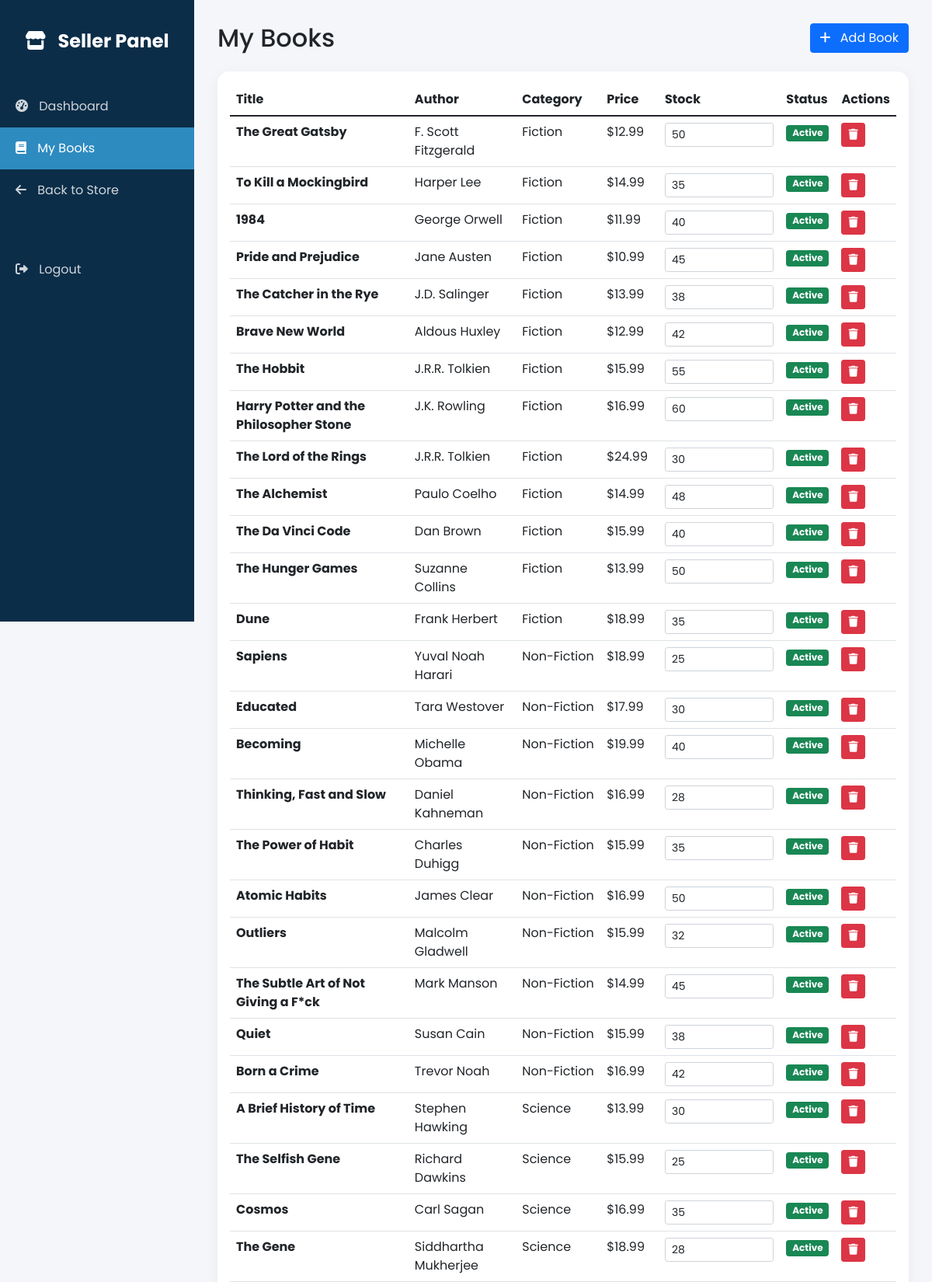
The page /seller/my-books.php (signed in, upper part) on the database its author committed.
### tables this page shows
CREATE TABLE IF NOT EXISTS books (
    id INT AUTO_INCREMENT PRIMARY KEY,
    title VARCHAR(255) NOT NULL,
    author VARCHAR(255) NOT NULL,
    description TEXT,
    price DECIMAL(10, 2) NOT NULL,
    category_id INT,
    seller_id INT,
    image VARCHAR(255) DEFAULT 'default-book.png',
    stock INT DEFAULT 1,
    isbn VARCHAR(20) DEFAULT NULL,
    published_year YEAR DEFAULT NULL,
    created_at TIMESTAMP DEFAULT CURRENT_TIMESTAMP,
    updated_at TIMESTAMP DEFAULT CURRENT_TIMESTAMP ON UPDATE CURRENT_TIMESTAMP,
    FOREIGN KEY (category_id) REFERENCES categories(id) ON DELETE SET NULL,
    FOREIGN KEY (seller_id) REFERENCES users(id) ON DELETE CASCADE
);

CREATE TABLE IF NOT EXISTS categories (
    id INT AUTO_INCREMENT PRIMARY KEY,
    name VARCHAR(255) NOT NULL,
    slug VARCHAR(255) NOT NULL UNIQUE,
    description TEXT DEFAULT NULL,
    created_at TIMESTAMP DEFAULT CURRENT_TIMESTAMP
);

### seller/my-books.php (the view, shortened to what this page needs)
<?php
require_once '../config/database.php';
$seller_id = $_SESSION['user_id'];
$stmt = $conn->prepare("SELECT b.*, c.name as category_name FROM books b LEFT JOIN categories c ON b.category_id = c.id WHERE b.seller_id = ? ORDER BY b.created_at DESC");
$stmt->bind_param("i", $seller_id);
$stmt->execute();
$my_books = $stmt->get_result();
?>
<!DOCTYPE html>
<html lang="en">
<head>
    <link href="https://cdn.jsdelivr.net/npm/bootstrap@5.1.3/dist/css/bootstrap.min.css" rel="stylesheet">
    <link rel="stylesheet" href="https://cdnjs.cloudflare.com/ajax/libs/font-awesome/6.0.0/css/all.min.css">
</head>
<body>
    <div class="sidebar">
        <div class="text-center mb-4">
            <a href="index.php" class="fs-4 fw-bold text-white text-decoration-none">
                <i class="fas fa-store"></i> Seller Panel
            </a>
        </div>
        <a href="index.php"><i class="fas fa-tachometer-alt"></i> Dashboard</a>
        <a href="my-books.php" class="active"><i class="fas fa-book"></i> My Books</a>
        <a href="../index.php"><i class="fas fa-arrow-left"></i> Back to Store</a>
        <a href="../auth/logout.php" class="mt-5"><i class="fas fa-sign-out-alt"></i> Logout</a>
    </div>
    <div class="main-content">
        <div class="d-flex justify-content-between align-items-center mb-4">
            <h2 class="mb-0">My Books</h2>
            <button class="btn btn-primary" data-bs-toggle="modal" data-bs-target="#addBookModal">
                <i class="fas fa-plus me-2"></i> Add Book
            </button>
        </div>
        <div class="card">
            <div class="card-body">
                <table class="table table-hover">
                    <thead>
                        <tr>
                            <th>Title</th>
                            <th>Author</th>
                            <th>Category</th>
                            <th>Price</th>
                            <th>Stock</th>
                            <th>Status</th>
                            <th>Actions</th>
                        </tr>
                    </thead>
                    <tbody>
                        <?php while ($book = $my_books->fetch_assoc()): ?>
                            <tr>
                                <td><strong><?php echo htmlspecialchars($book['title']); ?></strong></td>
                                <td><?php echo htmlspecialchars($book['author']); ?></td>
                                <td><?php echo htmlspecialchars($book['category_name'] ?? 'N/A'); ?></td>
                                <td>$<?php echo number_format($book['price'], 2); ?></td>
                                <td>
                                    <form method="POST" class="d-inline" style="width: 80px;">
                                        <input type="number" name="stock" value="<?php echo $book['stock']; ?>" min="0" class="form-control form-control-sm" onchange="this.form.submit()">
                                    </form>
                                </td>
                                <td>
                                    <?php if ($book['stock'] > 0): ?>
                                        <span class="badge bg-success">Active</span>
                                    <?php else: ?>
                                        <span class="badge bg-secondary">Out of Stock</span>
                                    <?php endif; ?>
                                </td>
                                <td>
                                    <form method="POST" style="display:inline;" onsubmit="return confirm('Delete this book?');">
                                        <button type="submit" class="btn btn-sm btn-danger"><i class="fas fa-trash"></i></button>
                                    </form>
                                </td>
                            </tr>
                        <?php endwhile; ?>
                    </tbody>
                </table>
            </div>
        </div>
    </div>
</body>
</html>

### seller/my-books.php (style rules this page uses)
:root { --primary: #2E8BC0; --dark: #0C2D48; }
body { font-family: 'Poppins', sans-serif; background: #f5f6fa; }
.sidebar { background: var(--dark); min-height: 100vh; position: fixed; width: 250px; padding-top: 20px; }
.sidebar a { color: rgba(255,255,255,0.8); text-decoration: none; padding: 15px 20px; display: block; transition: all 0.3s; }
.sidebar a:hover, .sidebar a.active { background: var(--primary); color: #fff; }
.sidebar a i { margin-right: 10px; }
.main-content { margin-left: 250px; padding: 30px; }
.card { border: none; border-radius: 15px; box-shadow: 0 5px 20px rgba(0,0,0,0.05); }

### rows shown on the page
books: title "The Great Gatsby", author "F. Scott Fitzgerald", category.name "Fiction", price "12.99", stock "50", shows "Active"
books: title "To Kill a Mockingbird", author "Harper Lee", category.name "Fiction", price "14.99", stock "35", shows "Active"
books: title "1984", author "George Orwell", category.name "Fiction", price "11.99", stock "40", shows "Active"
books: title "Pride and Prejudice", author "Jane Austen", category.name "Fiction", price "10.99", stock "45", shows "Active"
books: title "The Catcher in the Rye", author "J.D. Salinger", category.name "Fiction", price "13.99", stock "38", shows "Active"
books: title "Brave New World", author "Aldous Huxley", category.name "Fiction", price "12.99", stock "42", shows "Active"
books: title "The Hobbit", author "J.R.R. Tolkien", category.name "Fiction", price "15.99", stock "55", shows "Active"
books: title "Harry Potter and the Philosopher Stone", author "J.K. Rowling", category.name "Fiction", price "16.99", stock "60", shows "Active"
books: title "The Lord of the Rings", author "J.R.R. Tolkien", category.name "Fiction", price "24.99", stock "30", shows "Active"
books: title "The Alchemist", author "Paulo Coelho", category.name "Fiction", price "14.99", stock "48", shows "Active"
books: title "The Da Vinci Code", author "Dan Brown", category.name "Fiction", price "15.99", stock "40", shows "Active"
books: title "The Hunger Games", author "Suzanne Collins", category.name "Fiction", price "13.99", stock "50", shows "Active"
books: title "Dune", author "Frank Herbert", category.name "Fiction", price "18.99", stock "35", shows "Active"
books: title "Sapiens", author "Yuval Noah Harari", category.name "Non-Fiction", price "18.99", stock "25", shows "Active"
books: title "Educated", author "Tara Westover", category.name "Non-Fiction", price "17.99", stock "30", shows "Active"
books: title "Becoming", author "Michelle Obama", category.name "Non-Fiction", price "19.99", stock "40", shows "Active"
books: title "Thinking, Fast and Slow", author "Daniel Kahneman", category.name "Non-Fiction", price "16.99", stock "28", shows "Active"
books: title "The Power of Habit", author "Charles Duhigg", category.name "Non-Fiction", price "15.99", stock "35", shows "Active"
books: title "Atomic Habits", author "James Clear", category.name "Non-Fiction", price "16.99", stock "50", shows "Active"
books: title "Outliers", author "Malcolm Gladwell", category.name "Non-Fiction", price "15.99", stock "32", shows "Active"
books: title "The Subtle Art of Not Giving a F*ck", author "Mark Manson", category.name "Non-Fiction", price "14.99", stock "45", shows "Active"
books: title "Quiet", author "Susan Cain", category.name "Non-Fiction", price "15.99", stock "38", shows "Active"
books: title "Born a Crime", author "Trevor Noah", category.name "Non-Fiction", price "16.99", stock "42", shows "Active"
books: title "A Brief History of Time", author "Stephen Hawking", category.name "Science", price "13.99", stock "30", shows "Active"
books: title "The Selfish Gene", author "Richard Dawkins", category.name "Science", price "15.99", stock "25", shows "Active"
books: title "Cosmos", author "Carl Sagan", category.name "Science", price "16.99", stock "35", shows "Active"
books: title "The Gene", author "Siddhartha Mukherjee", category.name "Science", price "18.99", stock "28", shows "Active"
